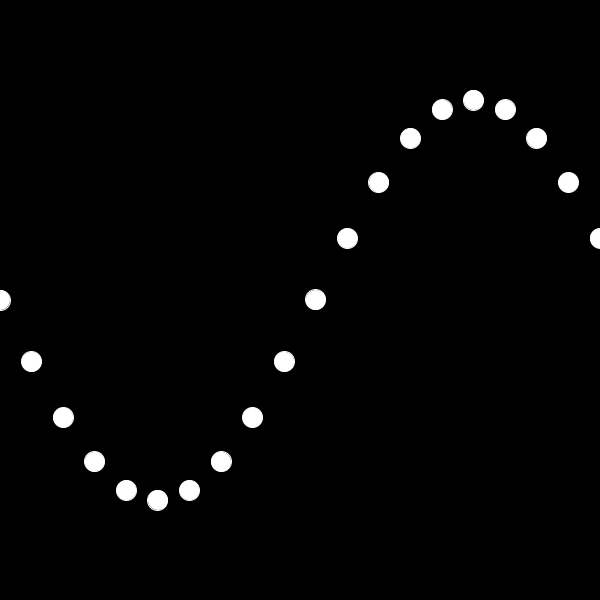
Frame 1 (no input)
Frame 60 (the mouse pressed at the canvas centre just before this capture): identical to frame 1, image omitted
Frame 120 (the mouse held since frame 60 and released just before this capture): identical to frame 1, image omitted

The Processing sketch that drew this single still picture (run headless with seeded random() and noise(); from frame 60 on, the mouse is pressed at the canvas centre):

// Processing sketch: curve_points_shape_dualarray
// ── curve_points_shape_dualarray.pde
int dots = 20;

float[] pointsX = new float[dots];
float[] pointsY = new float[dots];

void setup() {
  size(600, 600);
}

void draw() {
  background(0);

  stroke(255);


  for (int i = 0; i < dots; i++) {
    float x = map(i, 0, dots-1, 0, width);
    float y = sin(i / float(dots) * TWO_PI) * 200 + height * 0.5;

    pointsX[i] = x;
    pointsY[i] = y;
    
    PVector vec = new PVector(x, y);
    
    ellipse(vec.x, vec.y, 20, 20);
  }

  // stroke(255, 69, 0);
  // for (int i = 0; i < dots; i++) {
  //   float x = pointsX[i];
  //   float y = pointsY[i];

  //   rect(x, y, 10, 10);
  // }
}
